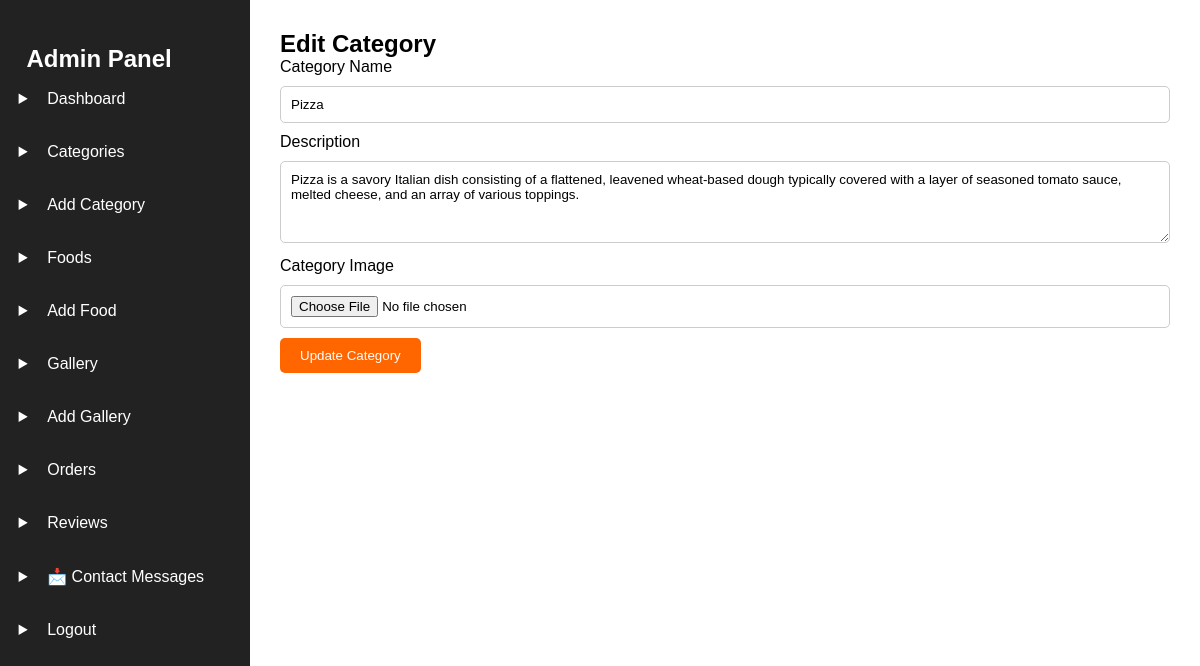
/admin/category/edit/1 (signed in), run on the app's committed database.
### models.py (models this page shows, shortened)
class Category(db.Model):
    __tablename__ = "categories"
    id = db.Column(db.Integer, primary_key=True)
    name = db.Column(db.String(100), unique=True, nullable=False)
    description = db.Column(db.Text)
    image = db.Column(db.String(200))
    foods = db.relationship(
        "Food",
        backref="category",
        cascade="all, delete",
        lazy=True
    )

### app.py (the view, shortened to what this page needs)
@app.route("/admin/category/edit/<int:category_id>", methods=["GET", "POST"])
@admin_required
def edit_category(category_id):
    category = Category.query.get_or_404(category_id)
    form = CategoryForm(obj=category)
    return render_template(
        "admin/edit_category.html",
        form=form,
        category=category
    )

### forms.py
class CategoryForm(FlaskForm):
    name = StringField(
        "Category Name",
        validators=[DataRequired()]
    )
    description = TextAreaField("Description")
    image = FileField(
        "Category Image",
        validators=[
            FileAllowed(
                ["jpg", "jpeg", "png"],
                "Images only!"
            )
        ]
    )
    submit = SubmitField("Save Category")

### app.py (called while the page is built)
@login_manager.user_loader
def load_user(user_id):
    return db.session.get(User, int(user_id))

@app.context_processor
def cart_count():
    cart = session.get("cart", {})
    total_items = sum(cart.values())
    return dict(cart_count=total_items)

### utils.py (called while the page is built)
def admin_required(func):
    @wraps(func)
    def wrapper(*args, **kwargs):
        if not current_user.is_authenticated:
            flash("Please login first.", "danger")
            return redirect(url_for("login"))
        if current_user.role != "admin":
            flash("Access denied!", "danger")
            return redirect(url_for("home"))
        return func(*args, **kwargs)
    return wrapper

### templates/admin/edit_category.html (shortened to what this page needs)
{% extends "admin/admin_base.html" %}
{% block content %}
<h2>Edit Category</h2>
<form method="POST" enctype="multipart/form-data">
    <label>Category Name</label>
    {{ form.name(class="form-control") }}
    <label>Description</label>
    {{ form.description(class="form-control", rows="4") }}
    <label>Category Image</label>
    {{ form.image(class="form-control") }}
    <br>
    <button type="submit" class="btn">
        Update Category
    </button>
</form>
{% endblock %}

### static/css/admin.css (style rules this page uses)
* { margin:0; padding:0; box-sizing:border-box; font-family:Arial, sans-serif; }
body { background:#f4f4f4; }
.btn { display:inline-block; background:#ff6600; color:white; padding:10px 20px; text-decoration:none; border:none; border-radius:5px; cursor:pointer; }
input, textarea, select { width:100%; padding:10px; margin:10px 0; border:1px solid #ccc; border-radius:5px; }

### data on the page
Category: name "Pizza", description "Pizza is a savory Italian dish consisting of a flattened, leavened wheat-based dough typically covered with a layer of seasoned tomato sauce, melted cheese, and an array of various toppings."
